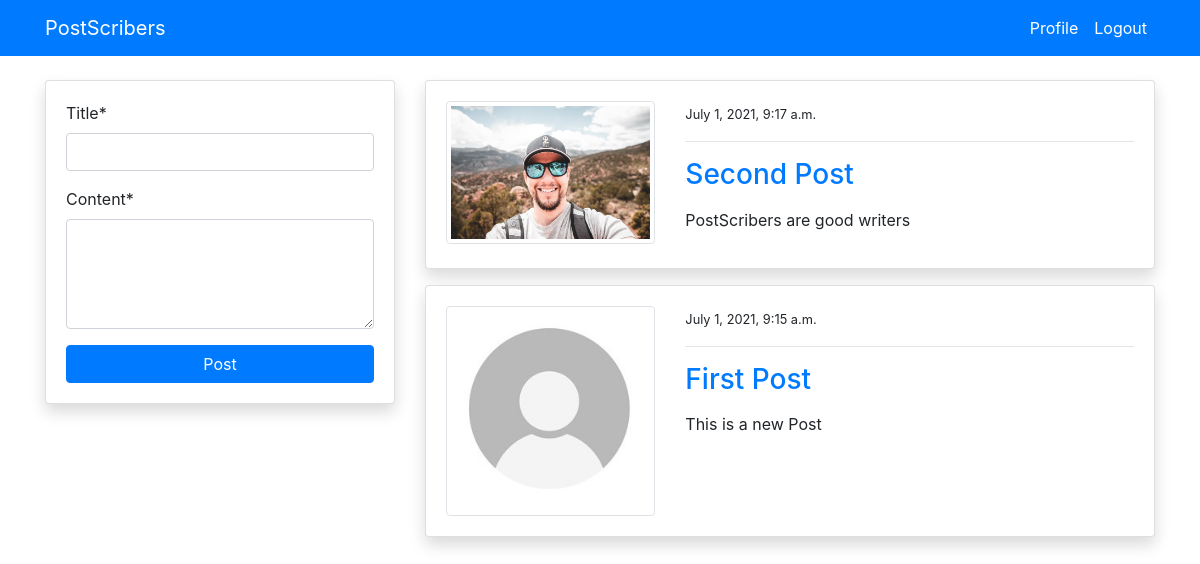
Page /blog/ (signed in) on the committed database.
### blog/models.py (models this page shows, shortened)
class PostModel(models.Model):
    title = models.CharField(max_length=100)
    content = models.TextField()
    author = models.ForeignKey(User, on_delete=models.CASCADE)
    date_created = models.DateTimeField(auto_now_add=True)
    class Meta:
        ordering = ('-date_created',)

### users/models.py (models this page shows, shortened)
class ProfileModel(models.Model):
    user = models.OneToOneField(User, on_delete=models.CASCADE)
    image = models.ImageField(default='default.jpg', upload_to='profile', validators=[
                              FileExtensionValidator(['png', 'jpg'])])

### blog/views.py (the view)
# urls.py: path('blog/', views.index, name='blog-index'),
@login_required
def index(request):
    posts = PostModel.objects.all()
    if request.method == 'POST':
        form = PostModelForm(request.POST)
        if form.is_valid():
            instance = form.save(commit=False)
            instance.author = request.user
            instance.save()
            return redirect('blog-index')
    else:
        form = PostModelForm()
    context = {
        'posts': posts,
        'form': form
    }
    return render(request, 'blog/index.html', context)

### blog/forms.py
class PostModelForm(forms.ModelForm):
    content = forms.CharField(widget=forms.Textarea(attrs={'rows': 4}))
    class Meta:
        model = PostModel
        fields = ('title', 'content')

### templates/blog/index.html (shortened to what this page needs)
{% extends 'partials/base.html' %}
{% load crispy_forms_tags %}
{% block content %}
<div class="container">
    <div class="row mt-5 pt-3">
        <div class="col-md-4">
            <div class="card my-3 shadow">
                <div class="card-body">
                    <form method="POST">
                        {{ form|crispy }}
                        <input class="btn btn-primary btn-block" type="submit" value="Post">
                    </form>
                </div>
            </div>
        </div>
        <div class="col-md-8">
            {% for post in posts %}
            <div class="card shadow my-3">
                <div class="card-body">
                    <div class="row">
                        <div class="col-md-4">
                            <img class="img-thumbnail" src="{{ post.author.profilemodel.image.url }}" alt="img">
                        </div>
                        <div class="col-md-8">
                            <small>{{ post.date_created }}</small>
                            <hr>
                            <a class="h3" href="{% url 'blog-post-detail' post.id %}">{{ post.title }}</a>
                            <p class="text-justify my-3">
                                {{ post.content }}
                            </p>
                        </div>
                    </div>
                </div>
            </div>
            {% endfor %}
        </div>
    </div>
</div>
{% endblock %}

### templates/partials/base.html (shortened to what this page needs)
{% load static %}
<!doctype html>
<html lang="en">
<head>
    <link rel="stylesheet" href="https://cdn.jsdelivr.net/npm/bootstrap@4.6.0/dist/css/bootstrap.min.css"
>
    <link rel="stylesheet" href="{% static '/style.css' %}">
</head>
<body>
    {% include 'partials/nav.html' %}
    {% block content %}
    {% endblock %}
</body>
</html>

### templates/partials/nav.html (shortened to what this page needs)
<nav class="navbar navbar-expand-lg navbar-primary bg-primary fixed-top">
    <div class="container">
        {% if request.user.is_authenticated %}
        <a class="navbar-brand text-white" href="{% url 'blog-index' %}">PostScribers</a>
        <div class="collapse navbar-collapse" id="navbarSupportedContent">
            <ul class="navbar-nav ml-auto">
                <li class="nav-item active">
                    <a class="nav-link text-white" href="{% url 'users-profile' %}">Profile </a>
                </li>
                <li class="nav-item">
                    <a class="nav-link text-white" href="{% url 'users-logout' %}">Logout</a>
                </li>
            </ul>
            {% endif %}
        </div>
    </div>
</nav>

### rows in the picture
PostModel: author.profilemodel.image (picture), date_created "July 1, 2021, 9:17 a.m.", title "Second Post", content "PostScribers are good writers"
PostModel: author.profilemodel.image (placeholder picture), date_created "July 1, 2021, 9:15 a.m.", title "First Post", content "This is a new Post"
